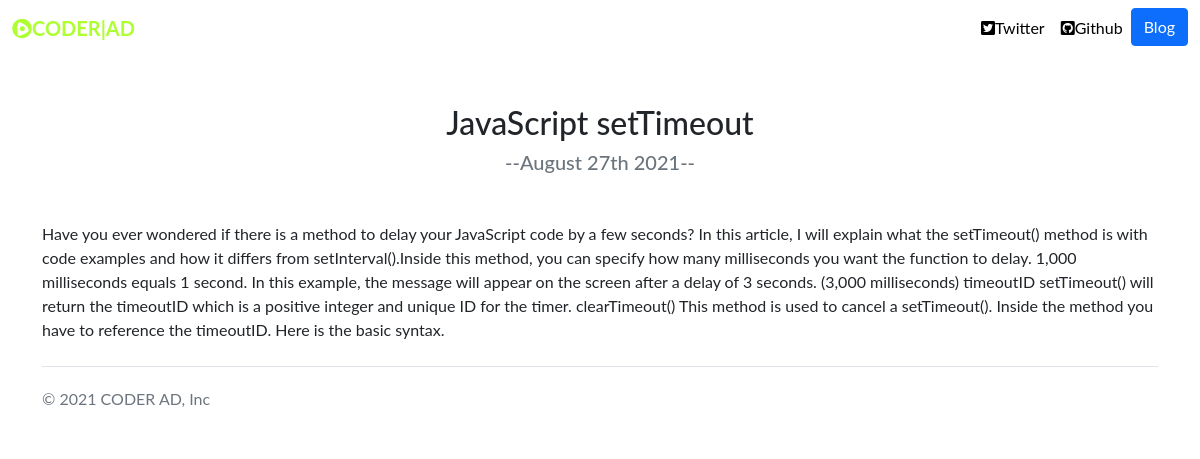
The page /blog/6/ on the database its author committed.
### blog/models.py (models this page shows, shortened)
class Blog(models.Model):
    title       = models.CharField(max_length=250)
    discription = models.TextField()
    date        = models.DateField()

### blog/views.py (the view)
# urls.py: path('<int:blog_id>/',views.detail,name='detail')
def detail(request,blog_id):
    blogs = get_object_or_404(Blog,pk=blog_id)
    return render(request, 'blog/detail.html',{'blogs':blogs})

### blog/templates/blog/detail.html
{% extends 'personel/base.html' %}
{% block content %}
<div class="container">
    <h2 class="text-center mt-5">{{blogs.title}}</h2>
    <h5 class="text-center text-muted mb-5">--{{blogs.date|date:'F jS Y'}}--</h5>
    {{blogs.discription|safe}}
</div>
{% endblock %}

### personel_portfolio/static/css/styles.css (style rules this page uses)
body { font-family: 'Lato', sans-serif; }

### rows shown on the page
Blog: title "JavaScript setTimeout", date "August 27th 2021", discription "Have you ever wondered if there is a method to delay your JavaScript code by a few seconds? In this article, I will explain what the setTimeout() method is with code examples and how it differs from setInterval().Inside this method, you can specify how many milliseconds you want the function to delay. 1,000 milliseconds equals 1 second. In this example, the message will appear on the screen after a delay of 3 seconds. (3,000 milliseconds) timeoutID setTimeout() will return the timeoutID which is a positive integer and unique ID for the timer. clearTimeout() This method is used to cancel a setTimeout(). Inside the method you have to reference the timeoutID. Here is the basic syntax."
